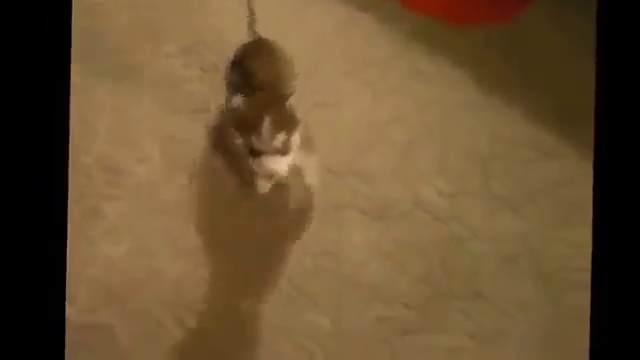
#> input picture frame 54 of notepad extraction/Dog.mp4, 640 x 360 px
$ python intensity.py
#> lines starting #> are read from the running program, lines starting #| are printed output that depends on the picture
# -*- coding: utf-8 -*-
"""
Created on Mon Dec  3 12:49:05 2018

@author: PRIYANSHZALAVADIYA
"""

import cv2
#from scipy.stats import pearsonr
#import numpy as np
from math import ceil
#from PIL import Image
cap = cv2.VideoCapture('Dog.mp4')
looper,image=cap.read()
#> image is the input picture: shape (360, 640, 3); mean B, G, R 49.4, 81.1, 104.9
count=0
looper=True
size = 600, 400
fps = cap.get(cv2.CAP_PROP_FPS)

number=fps*0.1
num=ceil(number)
ret, frame = cap.read()
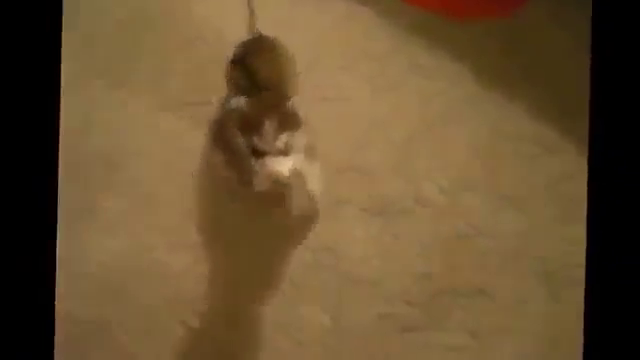
#> input picture frame 55 of notepad extraction/Dog.mp4, 640 x 360 px
#> frame is the input picture: shape (360, 640, 3); mean B, G, R 49.2, 81.8, 105.2
cv2.imwrite("asd.jpg", frame)
i=0
similarity=[]
while(1):
    i=0
    while(i<num-1):
        ret, frame = cap.read()
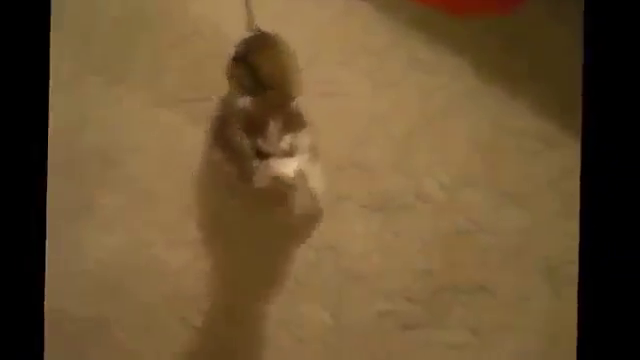
#> input picture frame 56 of notepad extraction/Dog.mp4, 640 x 360 px
#> frame is the input picture: shape (360, 640, 3); mean B, G, R 49.9, 82.8, 106.4
        i=i+1
    if ret:
        if cv2.imread("asd.jpg") is not None:
            old_frame = cv2.imread("asd.jpg")
            sift = cv2.xfeatures2d.SIFT_create()
            kp_1, desc_1 = sift.detectAndCompute(old_frame, None)
#> kp_1 = 38 keypoints; strongest (x, y, size): (258, 80, 50), (283, 166, 13.7), (285, 152, 7.3), (258, 154, 8.5)
            kp_2, desc_2 = sift.detectAndCompute(frame, None)
#> kp_2 = 29 keypoints; strongest (x, y, size): (293, 167, 14), (262, 79, 54.8), (296, 153, 7.6), (269, 155, 8.7)
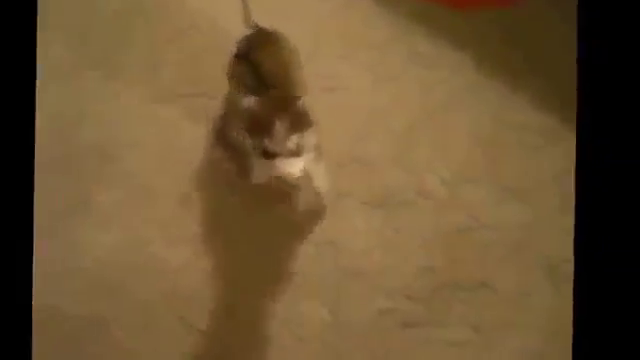
#> frame: shape (360, 640, 3); mean B, G, R 51, 84.5, 108.4
            index_params = dict(algorithm=0, trees=5)
            search_params = dict()
            flann = cv2.FlannBasedMatcher(index_params, search_params)
            matches = flann.knnMatch(desc_1, desc_2, k=2)
#> matches = 38 matches
            good_points=[]
            ratio = 0.6
            for m, n in matches:
                if m.distance < ratio*n.distance:
                    good_points.append(m)
#> this loop made 38 passes
#> after the loop, good_points = 20 matches
            similarity.append(len(good_points))
            cv2.imwrite("asd.jpg", frame)
    else :
        break

averag=sum(similarity) / float(len(similarity))
final_averag=(averag/max(similarity))*100
print(final_averag)

#for i in range(0,len(similarity)):
#    print(similarity[i])

cap.release()
cv2.destroyAllWindows()

$ run again, starting later in the video
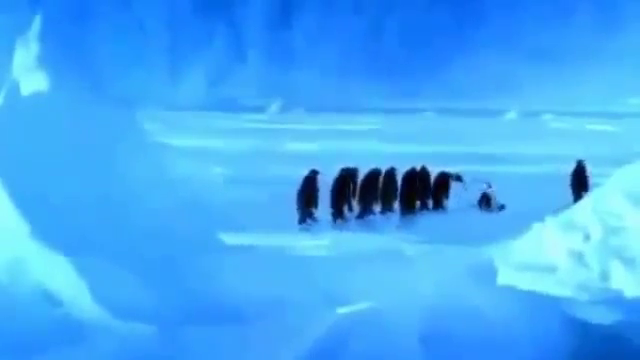
#> input picture frame 435 of notepad extraction/Dog.mp4, 640 x 360 px
#> image is the input picture: shape (360, 640, 3); mean B, G, R 245.6, 170.2, 67.9
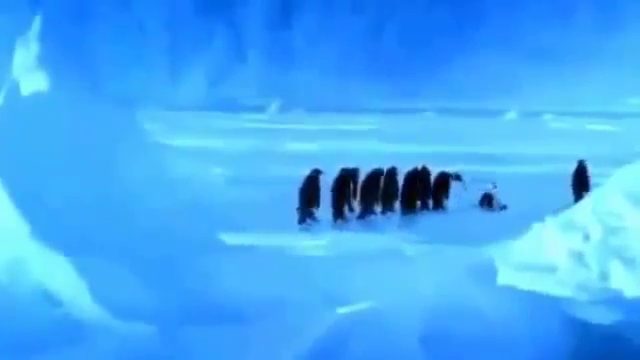
#> input picture frame 437 of notepad extraction/Dog.mp4, 640 x 360 px
#> frame is the input picture: shape (360, 640, 3); mean B, G, R 245.6, 170.2, 68.1
#> kp_1 = 131 keypoints; strongest (x, y, size): (580, 183, 16.3), (421, 192, 34.8), (486, 201, 10.8), (444, 180, 10.6)
#> kp_2 = 117 keypoints; strongest (x, y, size): (581, 182, 16.2), (423, 191, 33.5), (487, 201, 10.8), (310, 193, 16.4)
#> matches = 131 matches
#> the loop `for m, n in matches:` made 131 passes
#> after the loop `for m, n in matches:`: good_points = 88 matches
